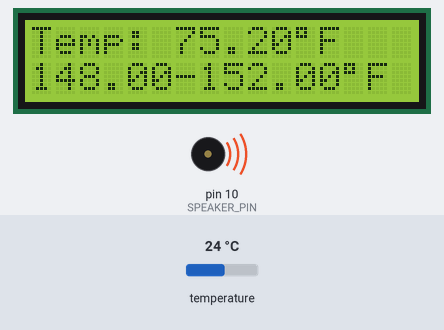
This sketch was run on a simulated Arduino Uno, built with avr-gcc and run on an emulated ATmega328P. Parts: 16×2 character LCD, buzzer (waves = sounding). The test bench sets the inputs (shaded band); at power-on: temperature 24 °C.

Above: at 1.2 s.
1.3 s: temperature set to 12 °C
At 2.1 s:
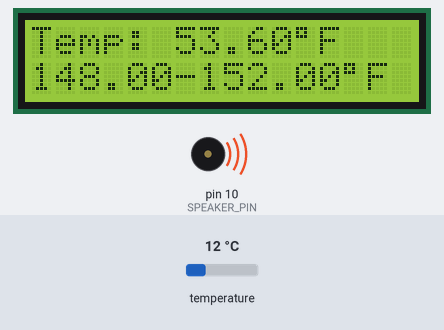
3.2 s: temperature set to 19 °C
At 4.6 s:
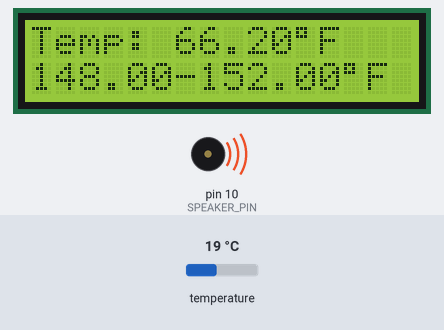
4.9 s: temperature set to 28 °C
At 5.8 s:
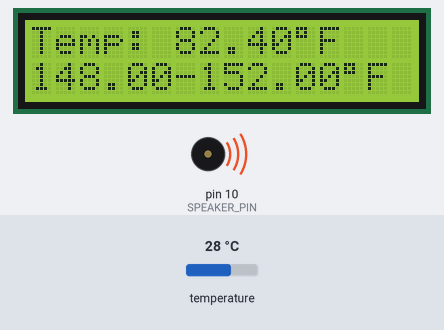
Timing chart, 0 to 7.9 s (numbered marks = the images above; inputs shaded):
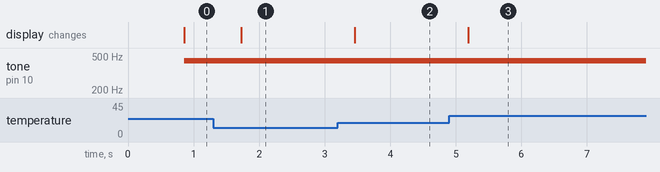

The sketch:

brewtemp.ino
```cpp
#include <OneWire.h>
#include <DallasTemperature.h>
#include "Wire.h"
#include "LiquidCrystal.h"

#define SPEAKER_PIN 10
#define ONE_WIRE_BUS 5

int resolution = 12;
OneWire oneWire(ONE_WIRE_BUS);
DallasTemperature sensors(&oneWire);
LiquidCrystal lcd(0);
DeviceAddress device_address;

const double limits[] = { 148.00, 152.00 };

double temp;
void setup(void)
{
  temp = 0;
  lcd.begin(16, 2);
  sensors.begin();
  sensors.getAddress(device_address, 0);
  sensors.setResolution(device_address, resolution);

  lcd.setCursor(0, 1);
  lcd.print(limits[0]);
  lcd.print("-");
  lcd.print(limits[1]);
  lcd.print( (char) 0xdf );
  lcd.print("F");
}

void loop(void)
{
  sensors.requestTemperatures();
  temp = sensors.getTempFByIndex(0);

  if ( temp < limits[0] || temp > limits[1] ) {
    tone(SPEAKER_PIN, 440);
  } else {
    noTone(SPEAKER_PIN);
  }

  lcd.setCursor(0, 0);
  lcd.print("Temp: ");
  lcd.print(temp);
  lcd.print( (char) 0xdf );
  lcd.print("F");

  delay(100);
}
```

Measured:
- after the input at 1.3 s, the display: changes after 0.43 s (image 1)
- after the input at 3.2 s, the display: changes after 0.26 s (image 2)
- after the input at 4.9 s, the display: changes after 0.29 s (image 3)
